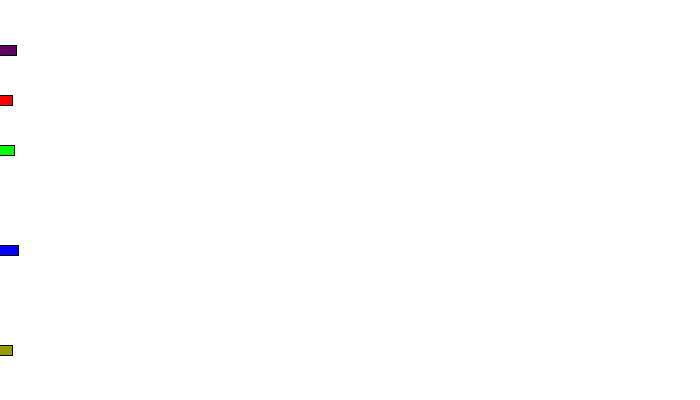
Frame 1 (no input)
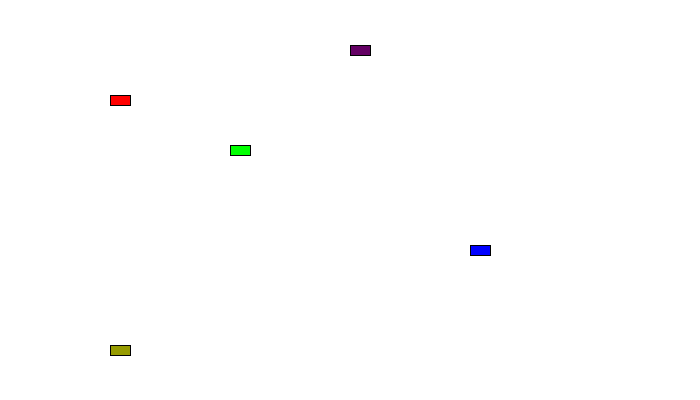
Frame 60 (the mouse pressed at the canvas centre just before this capture)
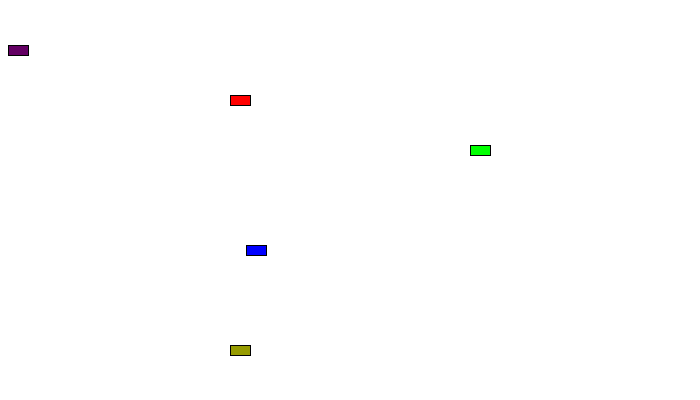
Frame 120 (the mouse held since frame 60 and released just before this capture)

The Processing sketch that drew these frames (run headless with seeded random() and noise(); from frame 60 on, the mouse is pressed at the canvas centre):

// Processing sketch: processing_5648
// ── processing_5648.pde

//practice

Car myCar1;
Car myCar2;
Car myCar3;
Car myCar4;
Car myCar5;

void setup(){
  size(700,400);
  myCar1 = new Car(color(255,0,0),0,100,2);
  myCar2 = new Car(color(0,0,255),0,250,8);
  
  myCar3 = new Car(color(0,255,0),0,150,4);
  myCar4 = new Car(color(150,155,0),0,350,2);
  myCar5 = new Car(color(100,0,100), 0, 50, 6);
}

void draw(){
  background(255);
  myCar1.drive();
  myCar2.drive();
  myCar3.drive();
  myCar4.drive();
  myCar5.drive();
  
  
  myCar1.display();
  myCar2.display();
  myCar3.display();
  myCar4.display();
  myCar5.display();
  
}

class Car {
 
    //data for the class
  color c;
  float xPos;
  float yPos;
  float xSpeed;
  
  //Constructor for the class
  Car(color tempC, float tempXpos, float tempYpos, float tempXspeed){
    c = tempC;
    xPos = tempXpos;
    yPos = tempYpos;
    xSpeed = tempXspeed;
  }
  
  //Functionality
  void display(){
    rectMode(CENTER);
    fill (c);
    rect(xPos, yPos, 20, 10);
    }
    
    void drive(){
      xPos = xPos + xSpeed;
      if (xPos > width){
        xPos = 0;
      }
     }
}
